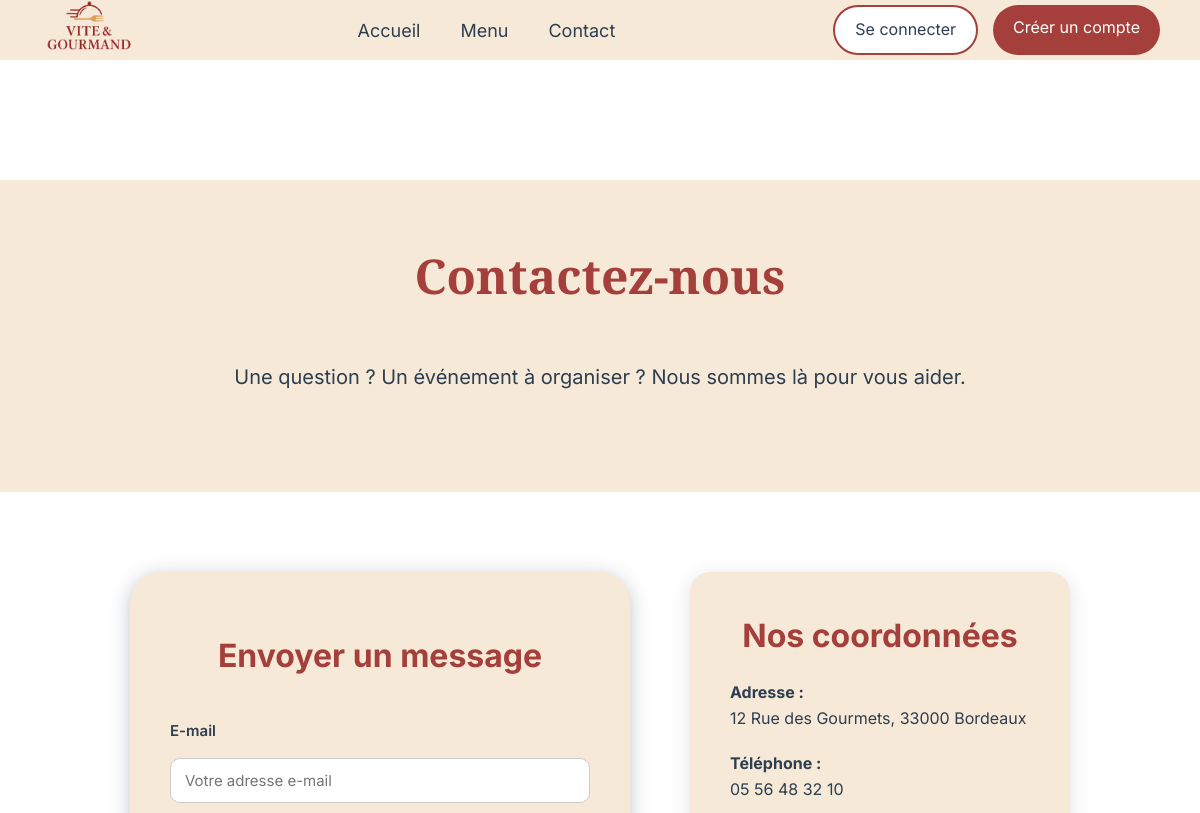
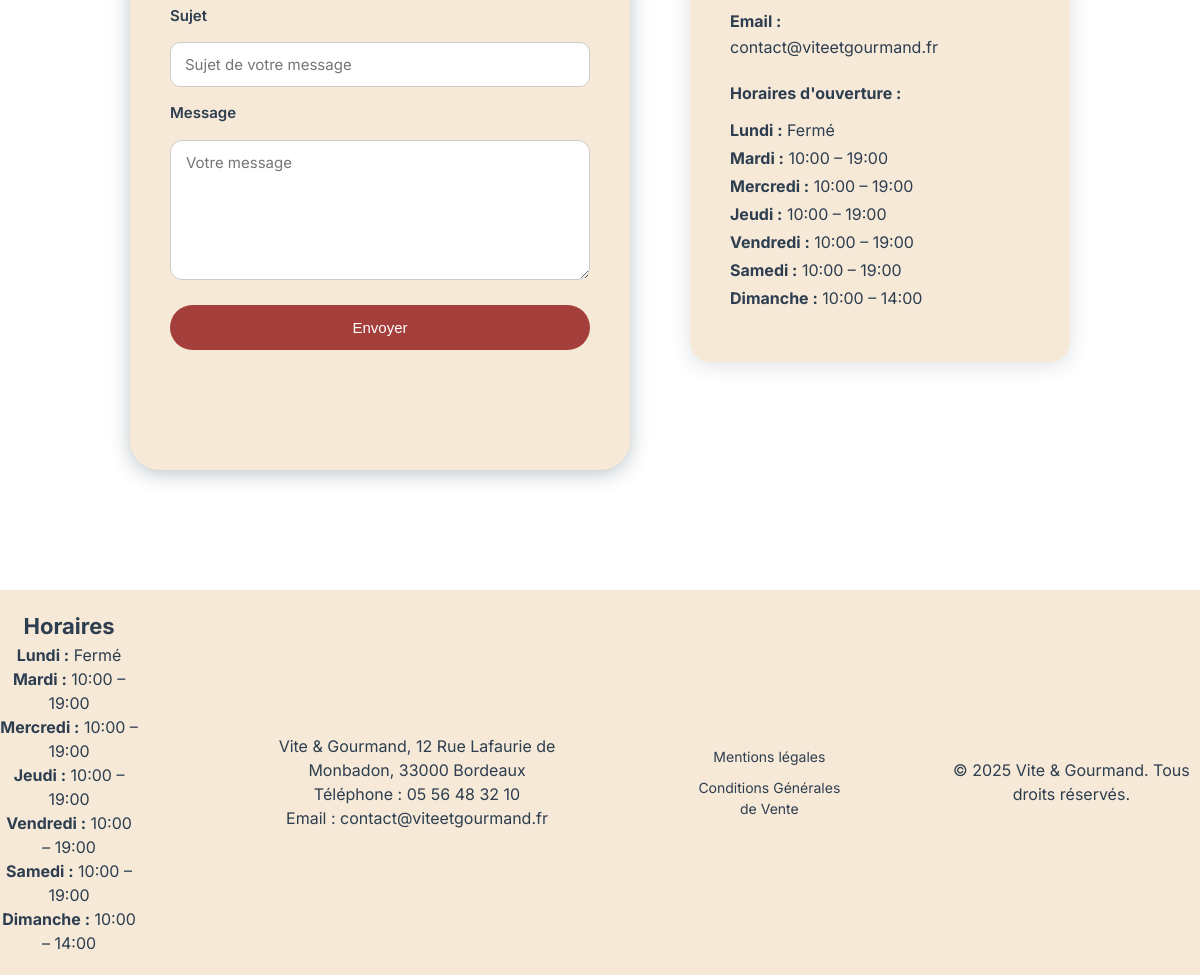
Screenshot of /public/contact.php with the database file from the repository (2 pictures, top to bottom).
### tables this page shows
CREATE TABLE horaire (
    id INT AUTO_INCREMENT PRIMARY KEY,
    jour VARCHAR(20) NOT NULL,
    ouverture TIME NULL,
    fermeture TIME NULL
);

### models/horaireModel.php (called while the page is built, shortened)
<?php
function getHoraires(PDO $pdo): array
{
    $stmt = $pdo->query("
        SELECT jour, ouverture, fermeture
        FROM horaire
        ORDER BY id
    ");
    return $stmt->fetchAll(PDO::FETCH_ASSOC);
}

### public/contact.php (the view, shortened to what this page needs)
<?php
require_once __DIR__ . '/../config/database.php';
require_once __DIR__ . '/../models/horaireModel.php';
$horaires = getHoraires($pdo);
?>
<!DOCTYPE html>
<html lang="fr">
<head>
    <?php
    require_once __DIR__ . '/../partials/head.php';
    ?>
</head>
<body>
<?php
require_once __DIR__ . '/../partials/header.php';
?>
<main id="main-content">
    <section class="hero-section commandes-hero">
        <h1>Contactez-nous</h1>
        <p>Une question ? Un événement à organiser ? Nous sommes là pour vous aider.</p>
    </section>
    <section class="contact-container">
        <div class="contact-form form-card">
            <h2>Envoyer un message</h2>
            <form action="#" method="POST">
                <label for="email">E-mail</label>
                <input
                    type="email"
                    id="email"
                    name="email"
                    required
                    placeholder="Votre adresse e-mail"
                >
                <label for="sujet">Sujet</label>
                <input
                    type="text"
                    id="sujet"
                    name="sujet"
                    required
                    placeholder="Sujet de votre message"
                >
                <label for="message">Message</label>
                <textarea
                    id="message"
                    name="message"
                    rows="6"
                    required
                    placeholder="Votre message"
                ></textarea>
                <button class="btn-commande" type="submit">
                    Envoyer
                </button>
            </form>
        </div>
        <div class="contact-infos">
            <h2>Nos coordonnées</h2>
            <p>
                <strong>Adresse :</strong><br>
                12 Rue des Gourmets, 33000 Bordeaux
            </p>
            <p>
                <strong>Téléphone :</strong><br>
                05 56 48 32 10
            </p>
            <p>
                <strong>Email :</strong><br>
                contact@viteetgourmand.fr
            </p>
            <p><strong>Horaires d'ouverture :</strong></p>
            <?php foreach ($horaires as $h): ?>
                <p class="horaire-item">
                    <strong><?= ucfirst($h['jour']) ?> :</strong>
                    <?php if ($h['ouverture'] && $h['fermeture']): ?>
                        <?= substr($h['ouverture'], 0, 5) ?> – <?= substr($h['fermeture'], 0, 5) ?>
                    <?php else: ?>
                        Fermé
                    <?php endif; ?>
                </p>
            <?php endforeach; ?>
        </div>
    </section>
</main>
<?php
require_once __DIR__ . '/../partials/footer.php';
?>
</body>
</html>

### partials/footer.php (shortened to what this page needs)
<?php
require_once __DIR__ . '/../config/database.php';
require_once __DIR__ . '/../models/horaireModel.php';
$horaires = getHoraires($pdo);
?>
<footer>
        <div class="footer-container">
            <div class="horaires">
                <h3>Horaires</h3>
                <?php foreach ($horaires as $h): ?>
                    <p>
                        <strong><?= ucfirst($h['jour']) ?> :</strong>
                        <?php if ($h['ouverture'] && $h['fermeture']): ?>
                            <?= substr($h['ouverture'], 0, 5) ?> – <?= substr($h['fermeture'], 0, 5) ?>
                        <?php else: ?>
                            Fermé
                        <?php endif; ?>
                    </p>
                <?php endforeach; ?>
            </div>
            <div class="contact">
                <p>Vite & Gourmand, 12 Rue Lafaurie de Monbadon, 33000 Bordeaux</p>
                <p>Téléphone : 05 56 48 32 10</p>
                <p>Email : contact@viteetgourmand.fr </p>
            </div>
            <div class="legal">
                <a href="mentions-legales.php">Mentions légales</a>
                <a href="cgv.php">Conditions Générales de Vente</a>
            </div>
            <div class="copyright">
                <p>&copy; 2025 Vite & Gourmand. Tous droits réservés.</p>
            </div>
        </div>
    </footer>

### public/assets/css/style.css (style rules this page uses)
* { margin: 0; padding: 0; box-sizing: border-box; }
h2 { font-size: 2rem; text-align: center; color: #A43F3B; margin-bottom: 20px; }
h3 { font-size: 1.375rem; }
p { font-size: 1rem; }
html, body { overflow-x: hidden; }
body { font-family: 'Inter', sans-serif; background-color: #FFFFFF; color: #2C3E50; line-height: 1.5; }
h1 { font-weight: bold; font-size: 3rem; font-family: 'Playfair Display', serif; color: #A43F3B; }
.form-card { background-color: #F7E9D7; padding: 60px 40px; border-radius: 30px; box-shadow: 0 4px 20px rgba(44, 62, 80, 0.3); display: flex; flex-direction: column; gap: 20px; }
.footer-container { display: flex; flex-direction: row; justify-content: center; align-items: center; background-color: #F7E9D7; color: #2C3E50; text-align: center; padding: 20px 0; gap: 100px; }
.legal { display: flex; flex-direction: column; gap: 10px; font-size: 0.875rem; }
.legal a { color: #2C3E50; text-decoration: none; }
.hero-section { display: flex; flex-direction: column; align-items: center; background-color: #F7E9D7; padding: 60px 20px; margin-bottom: 80px; }
.hero-section p { font-size: 1.25rem; margin-bottom: 40px; }
.hero-section h1 { margin-bottom: 50px; }
.btn-commande { display:flex; align-items: center; justify-content: center; cursor: pointer; width:250px; height:60px; background: #A43F3B; color:white; text-decoration:none; text-align:center; border-radius:30px; margin: 0 auto 60px auto; border: none; font-size: 1rem; }
.contact-container { display: flex; justify-content: center; align-items: flex-start; gap: 60px; max-width: 1100px; margin: 0 auto 120px auto; padding: 0 20px; }
.contact-form { width: 500px; }
.contact-form form { display: flex; flex-direction: column; gap: 15px; }
.contact-form label { font-size: 0.875rem; font-weight: bold; color: #2C3E50; }
.contact-form input, .contact-form textarea { padding: 12px 15px; border-radius: 10px; border: 1px solid #ccc; font-size: 1rem; font-family: 'Inter', sans-serif; color: #2C3E50; }
.contact-form textarea { resize: vertical; }
.contact-form .btn-commande { margin-top: 30px; width: 100%; display: inline-flex; }
.contact-infos { background-color: #F7E9D7; padding: 40px; border-radius: 20px; width: 380px; box-shadow: 0 4px 20px rgba(44, 62, 80, 0.15); }
.contact-infos p { margin-bottom: 20px; line-height: 1.6; }
.contact-infos .horaire-item { line-height: 0.5; }
.form-card label { font-weight: 600; color: #2C3E50; font-size: 0.9375rem; }
.form-card input, .form-card select { width: 100%; padding: 12px 14px; font-size: 0.9375rem; border-radius: 10px; border: 1px solid #ccc; transition: border-color 0.2s ease, box-shadow 0.2s ease; }
.form-card .btn-commande { margin-top: 10px; height: 45px; font-size: 0.9375rem; display: inline-flex; align-items: center; justify-content: center; }
.form-card textarea { width: 100%; padding: 12px 15px; border-radius: 12px; border: 1px solid #ccc; font-size: 0.9375rem; font-family: 'Inter', sans-serif; background-color: #FFFFFF; resize: vertical; min-height: 120px; }

### rows the page displays
horaire: jour "Lundi", shows "Fermé"
horaire: jour "Mardi", ouverture "10:00", fermeture "19:00"
horaire: jour "Mercredi", ouverture "10:00", fermeture "19:00"
horaire: jour "Jeudi", ouverture "10:00", fermeture "19:00"
horaire: jour "Vendredi", ouverture "10:00", fermeture "19:00"
horaire: jour "Samedi", ouverture "10:00", fermeture "19:00"
horaire: jour "Dimanche", ouverture "10:00", fermeture "14:00"
